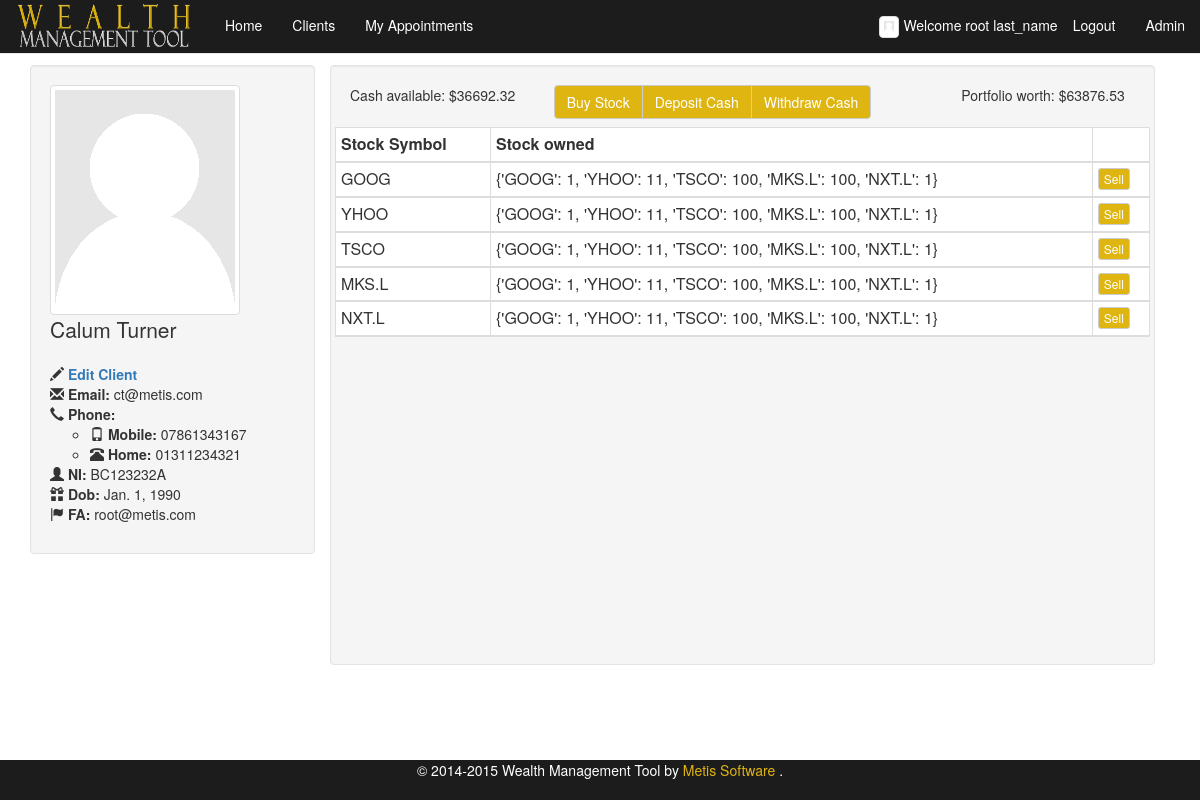
/client_details/?client=BC123232A (signed in), run on the app's committed database.
### wms/models.py (models this page shows, shortened)
class FA(AbstractBaseUser, PermissionsMixin):
    email = models.EmailField(max_length=64, unique=True)
    first_name = models.CharField(max_length=64, default="**DEFAULT**")
    middle_name = models.CharField(max_length=64, blank=True)
    surname = models.CharField(max_length=64, default="**DEFAULT**")
    image = models.ImageField(upload_to='fa_images', default='/media/person-placeholder.png')
    dob = models.DateField(default="1990-01-01")
    ni_regex = RegexValidator(regex=r'^(?!BG)(?!GB)(?!NK)(?!KN)(?!TN)(?!NT)(?!ZZ)(?:[A-CEGHJ-PR-TW-Z][A-CEGHJ-NPR-TW-Z])(?:\s*\d\s*){6}([A-D]|\s)$', message="Must be in the format: 'AA999999A', restrictions to characters apply'")
    ni_number = models.CharField(
        max_length=9, validators=[ni_regex], primary_key=True)
    is_staff=models.BooleanField(default=False)
    is_admin=models.BooleanField(default=False)
    is_active=models.BooleanField(default=False)
    USERNAME_FIELD = 'email'
    REQUIRED_FIELDS = ['first_name', 'surname', 'dob', 'ni_number']
    objects = FAUserManager()

class Client(models.Model):
    first_name = models.CharField(max_length=64)
    middle_name = models.CharField(max_length=64, blank=True)
    surname = models.CharField(max_length=64)
    image = models.ImageField(upload_to='client_images', default='/media/person-placeholder.png')
    dob = models.DateField(default="1990-01-01")
    ni_regex = RegexValidator(regex=r'^(?!BG)(?!GB)(?!NK)(?!KN)(?!TN)(?!NT)(?!ZZ)(?:[A-CEGHJ-PR-TW-Z][A-CEGHJ-NPR-TW-Z])(?:\s*\d\s*){6}([A-D]|\s)$', message="Must be in the format: 'AA999999A', restrictions to characters apply'")
    ni_number = models.CharField(max_length=9, validators=[ni_regex], primary_key=True)
    email = models.EmailField(max_length=64)
    phone_regex = RegexValidator(
        regex=r'^\+?1?\d{9,15}$',
        message="Not a valid phone number. Up to 9 digits allowed.")
    home_phone = models.CharField(
        max_length=11, validators=[phone_regex], blank=True
    )
    mob_phone = models.CharField(
        max_length=11, validators=[phone_regex], blank=True
    )
    cash = models.DecimalField(max_digits=20, decimal_places=2)
    fa = models.ForeignKey(FA)
    twitter_username = models.CharField(validators=[RegexValidator(
                                                    regex="^(\w){1,15}$",
                                                    message="Not a valid username,please remove @ and max of 15 cahracters"
                                                    )],
                                        blank=True, max_length= 15)
    twitter_widget_id = models.CharField(max_length=18, blank=True,
                                         validators=[RegexValidator(
                                             regex='[\d]{18}',
                                             message="Not a valid Twitter widget id. must be 18 digits"
                                         )])

class Share(models.Model):
    owner = models.ForeignKey(Client)
    date = models.DateField(default="1990-01-01")
    amount = models.IntegerField()
    price = models.DecimalField(max_digits=20, decimal_places=2)
    stock = models.ForeignKey(Stock)
    buy = models.BooleanField(default=True)

class Stock(models.Model):
    symbol = models.CharField(primary_key=True, max_length=5)
    company = models.CharField(max_length=64)
    market = models.ForeignKey(Market)
    def __str__(self):
        return self.symbol

### wms/views.py (the view)
# urls.py: url(r'^client_details/', 'client_details', name='client_details'),
@login_required
def client_details(request):
    get_params = request.GET
    if(get_params.get('client') is None):
        return HttpResponseRedirect('/clients/')
    else:
        try:
            client = Client.objects.get(ni_number=get_params.get('client'))
            shares = Share.objects.filter(owner=get_params.get('client'))
            sorted_Shares = {}
            owned_shares = {}
            for share in shares:
                if sorted_Shares.get(share.stock.symbol) is None:
                     sorted_Shares[share.stock.symbol]=[share]
                     if share.buy == True:
                        owned_shares[share.stock.symbol] = share.amount
                     else:
                         owned_shares[share.stock.symbol] = -share.amount
                else:
                    sorted_Shares[share.stock.symbol]=sorted_Shares[share.stock.symbol]+[share]
                    if share.buy == True:
                        owned_shares[share.stock.symbol] += share.amount
                    else:
                        owned_shares[share.stock.symbol] -= share.amount
            if client.twitter_username=="":
                twitter = False
            else:
                twitter = True
            return render_to_response('wms/client_details.html',
                                         {'client_details': client,'shares': sorted_Shares,'owned_shares':owned_shares,'twitter':twitter}, context_instance=RequestContext(request))
        except ObjectDoesNotExist:
            return render_to_response('wms/client_details.html',{}, context_instance=RequestContext)

### wms/templates/wms/client_details.html (shortened to what this page needs)
{% extends "wms/base_boot.html" %}
{% load staticfiles %}
{% block content %}
{% if client_details %}
    <div class="col-md-3 well">
	    <img class="img-responsive img-thumbnail" src="{{ client_details.image.url }}" alt="Person Placeholder">
        <p class="lead">{{client_details.first_name}} {{client_details.middle_name}} {{client_details.surname}}</p>
        <ul class="list-unstyled">
            <li>
	            <span class="glyphicon glyphicon-pencil"></span> <strong><a href="{% url "edit_client" client_details.ni_number %}">Edit Client </a></strong>
	        </li>
            <li>
                <span class="glyphicon glyphicon-envelope"> </span> <strong>Email:</strong> {{ client_details.email}}
            </li>
            <li>
                <span class="glyphicon glyphicon-earphone"></span> <strong>Phone:</strong>
                <ul class="">
                    <li>
                        <span class="glyphicon glyphicon-phone"></span> <strong>Mobile:</strong> {{ client_details.mob_phone}}
                    </li>
                    <li>
                        <span class="glyphicon glyphicon-phone-alt"></span> <strong>Home:</strong> {{ client_details.home_phone}}
                    </li>
                </ul>
            </li>
            <li>
                <span class="glyphicon glyphicon-user"></span> <strong data-toggle="tooltip" data-placement="right" title="National Insurance Number">NI:</strong> {{client_details.ni_number}}
            </li>
            <li>
                <span class="glyphicon glyphicon-gift"></span> <strong data-toggle="tooltip" data-placement="right" title="Date of Birth"">Dob:</strong> {{client_details.dob}}
            </li>
            <li>
                <span class="glyphicon glyphicon-flag" ></span> <strong data-toggle="tooltip" data-placement="right" title="Financial Adviser">FA:</strong> {{client_details.fa}}
            </li>
        </ul>
    </div>
    <div class = "col-md-9">
    <div class="col-md-12 well container-fluid" id="users" >
        <div class="row">
            <div class="col-md-3">Cash available: $<span class="client_cash_available">{{ client_details.cash }}</span></div>
            <div class="btn-group col-md-6" style="margin-bottom:1%;">
                <button type="button" class="btn btn-default" data-toggle="modal" data-target="#StockModal">Buy Stock</button>
                <button type="button" class="btn btn-default" data-toggle="modal" data-target="#DepositModal">Deposit Cash</button>
                <button type="button" class="btn btn-default" data-toggle="modal" data-target="#WithdrawModal">Withdraw Cash</button>
             </div>
            <div class="col-md-3">Portfolio worth: $<span class="portfolio_worth"></span> </div>
        </div>
        <div class="row table-responsive" style="height: 70%">
            <table class="table  table-bordered table-condensed col-md-12" style="background-color: #ffffff; margin-bottom: 0; ">
                <thead>
                    <th>Stock Symbol</th>
                    <th>Stock owned</th>
                    <th></th>
                </thead>
                <tbody id="clients_stock_tbody" >
                        {% for key,stock in shares.items %}
                        <tr >
                            <td class="sort"  data-toggle="collapse" data-target="#{{ key }}div" class="accordion-toggle">{{ key }}</td>
                            <td data-toggle="collapse" data-target="#{{ key }}div" class="accordion-toggle">{{ owned_shares }}</td>
                            <td ><button class="btn btn-default btn-xs" data-toggle="modal" data-target="#SellStockModal" data-symbol="{{ key }}">Sell</button> </td>
                        </tr>
                            <tr class="hiddenRow">
                            <td colspan="3" class="hiddenRow">
                                </td>
                            </tr>
                        {% endfor %}
                    </tbody>
                    </table>
        </div>
    </div>
    </div>
    {% else %}
        <p>No client data</p>
    {% endif %}
{%  endblock %}

### wms/templates/wms/base_boot.html (shortened to what this page needs)
{% load staticfiles %}
<html>
<head>
<link rel="stylesheet" type="text/css" href="{% static 'wms/css/style-bootstrap.css' %}" />
<link href="{% static "wms/css/bootstrap.css" %}" rel="stylesheet">
<link href="{% static "wms/css/magnific-popup.css" %}" rel="stylesheet" type="text/css">
<link rel="stylesheet" type="text/css" href="{% static "wms/css/jquery.fancybox.css" %}" media="screen" />
<link href="{% static "wms/css/bootstrap-sticky-footer.css" %}" rel="stylesheet">
</head>
<body>
<nav class="navbar navbar-default navbar-fixed-top" id="home">
	<div class="container-fluid">
		<div class="navbar-header">
			<a href="/" class="navbar-brand">
				<img src="{% static "wms/images/logo.png" %}" alt="Wealth Management Tool" height="54" width="180" style="margin-top: -15px;" /></a>
		</div>
		<div id="navbar" class="navbar-collapse collapse">
			<ul class="nav navbar-nav">
				<li><a id="home" href="/">Home</a></li>
				<li><a id="clients" href="/clients/">Clients</a></li>
				<li><a id="appointments" href="/appointments/">My Appointments</a></li>
			</ul>
			<ul class="nav navbar-nav navbar-right">
				{% if user.is_authenticated %}
				<li class="text-center" style="padding-top: 15px;padding-bottom: 15px;"><img src="{{ user.image.url }}" class="img-responsive img-thumbnail" style="max-width: 20px; margin-right:5px;"/>Welcome  {{ user.first_name }} {{ user.surname }}</li>
				<li ><a href="/logout">Logout</a>
				{% if user.is_staff %}
				<li><a href="/admin">Admin</a>
				{% endif %}
				</li>
				{% endif %}
			</ul>
		</div>
	</div>
</nav>
<div class="container" style="overflow-x: hidden">
	{% block content %}
	{% endblock %}
</div>
<footer class="footer">
	<div class="container">
		<p class="text-center" style="color:#FFFFFF;">© 2014-2015 Wealth Management Tool by  <a style="color:#dfb511;"href="http://www.metissoftware.co.uk" target="_blank"> Metis Software </a>.</p>
	</div>
</footer>
</body>
</html>

### data on the page
FA: image (placeholder picture), first_name "root", surname "last_name"
Client: image (placeholder picture), first_name "Calum", surname "Turner", email "ct@metis.com", mob_phone "07861343167", home_phone "01311234321", ni_number "BC123232A", dob "Jan. 1, 1990", fa "root@metis.com", cash "36692.32"
Share: symbol "GOOG", owned_shares "{'GOOG': 1, 'YHOO': 11, 'TSCO': 100, 'MKS.L': 100, 'NXT.L': 1}"
Share: symbol "YHOO", owned_shares "{'GOOG': 1, 'YHOO': 11, 'TSCO': 100, 'MKS.L': 100, 'NXT.L': 1}"
Share: symbol "TSCO", owned_shares "{'GOOG': 1, 'YHOO': 11, 'TSCO': 100, 'MKS.L': 100, 'NXT.L': 1}"
Share: symbol "MKS.L", owned_shares "{'GOOG': 1, 'YHOO': 11, 'TSCO': 100, 'MKS.L': 100, 'NXT.L': 1}"
Share: symbol "NXT.L", owned_shares "{'GOOG': 1, 'YHOO': 11, 'TSCO': 100, 'MKS.L': 100, 'NXT.L': 1}"
